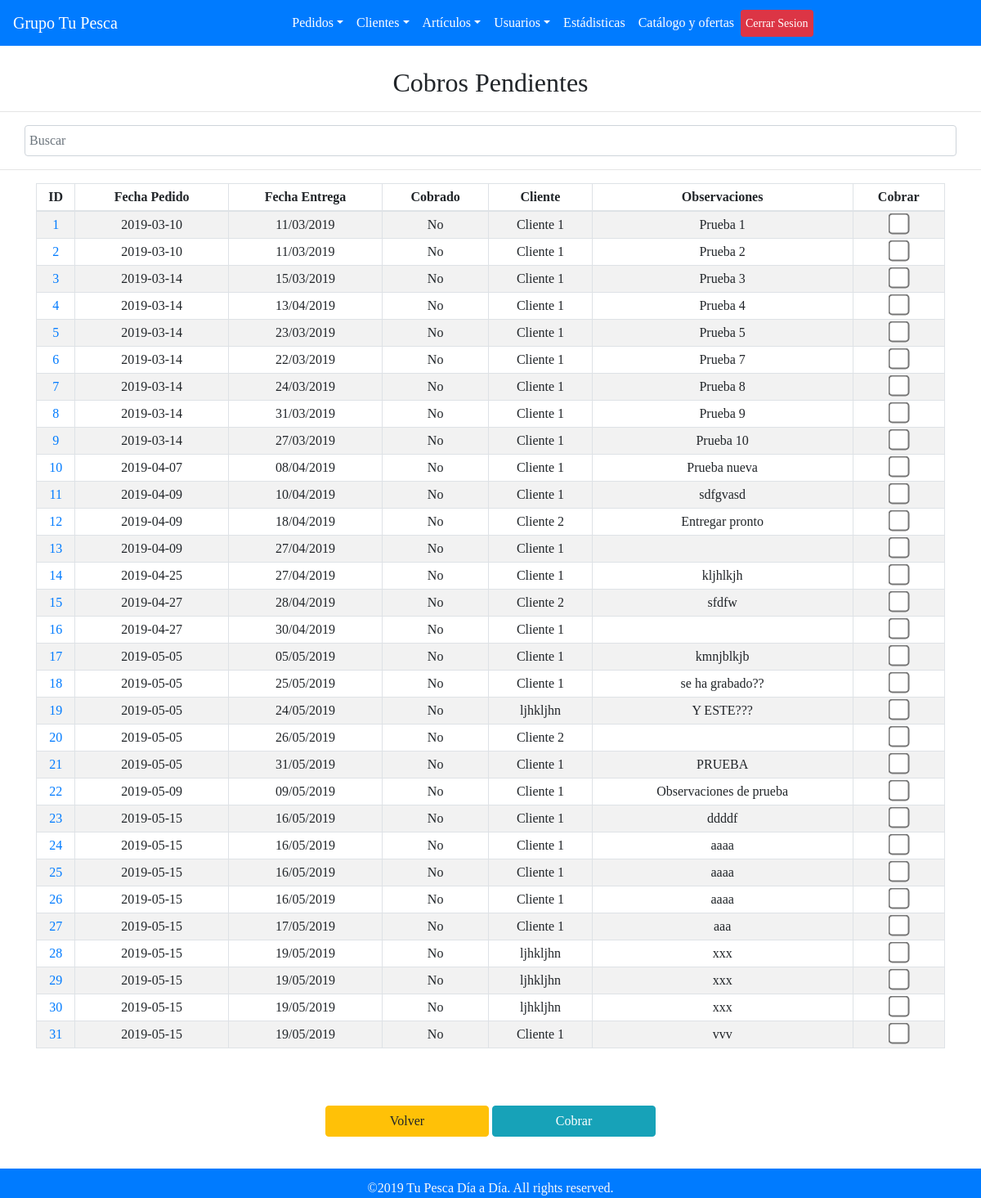
/index.php?page=cobros (signed in), run on the app's committed database.
### tables this page shows
CREATE TABLE `pedidos` (
  `id_pedido` int(11) NOT NULL,
  `fecha_pedido` datetime NOT NULL,
  `fecha_entrega` datetime NOT NULL,
  `cobrado` tinyint(1) NOT NULL DEFAULT '0',
  `CLIENTES_id_cliente` int(11) NOT NULL,
  `observaciones` text NOT NULL
);

CREATE TABLE `clientes` (
  `id_cliente` int(11) NOT NULL,
  `cif_cliente` char(10) NOT NULL,
  `nombre_comercial` varchar(45) NOT NULL,
  `razon_social` varchar(45) NOT NULL,
  `direccion_descarga` varchar(45) NOT NULL,
  `direccion_fiscal` char(45) NOT NULL,
  `telefono_contacto` char(15) NOT NULL,
  `movil_contacto` char(15) DEFAULT NULL,
  `fax_cliente` char(15) DEFAULT NULL,
  `persona_contacto` char(20) DEFAULT NULL,
  `email_cliente` char(45) DEFAULT NULL,
  `forma_pago` char(45) DEFAULT NULL,
  `fecha_creacion` datetime NOT NULL,
  `COMERCIALES_id_comercial` int(11) NOT NULL
);

### pages/cobros.php (the view, shortened to what this page needs)
<?php
    require 'php/data-base-conexion.php';
    $acceso = 3;
    if($_SESSION['user']['access_level'] < $acceso){
?>
    <div class="mensaje">No tiene permisos para ver este recurso</div>
<?php
    }else{
?>
    <h2>Cobros Pendientes</h2>
    <hr>
        <input class="form-control"  type="text" placeholder="Buscar" id="myInput">
        <div class="table-responsive">
    <hr>
    <div class="container generic-form">
        <form  action="php/data-base-cobrar.php" method="post"  autocomplete="off">
        <?php
            $sql= "SELECT * FROM pedidos WHERE cobrado = 0";
            $result = $conn->query($sql);
            if ($result->num_rows > 0) {
                echo '
                <table id="myTable" class="table table-hover table-bordered table-striped">
                    <thead>
                        <tr>
                            <th class="id">ID</th>
                            <th class="fecha-pedido">Fecha Pedido</th>
                            <th class="fecha-entrega">Fecha Entrega</th>
                            <th class="cobrado">Cobrado</th>
                            <th class="cliente">Cliente</th>
                            <th class="observaciones">Observaciones</th>
                            <th class="cobrar">Cobrar</th>
                        </tr>
                    </thead>
                    <tbody>';
                    while($row = $result->fetch_assoc()) {
                        $originalDate = $row["fecha_entrega"];
                        $newDate = date("d/m/Y", strtotime($originalDate));
                        $id_pedido = $row["id_pedido"];
                        if($row["cobrado"]){$cobrado = 'Sí';}else{$cobrado = 'No';}
                        $sql2= "SELECT CLIENTES_id_cliente FROM pedidos WHERE id_pedido = $id_pedido";
                        $result2 = $conn->query($sql2);
                        $row2=mysqli_fetch_array($result2);
                        $cliente_asociado = $row2[0];
                        $sql3= "SELECT * FROM clientes WHERE id_cliente = $cliente_asociado";
                        $result3 = $conn->query($sql3);
                        $row3=mysqli_fetch_array($result3);
                        $descripcion_cli = $row3['nombre_comercial'];
                        echo '<tr>
                            <td><a href="/bootstrap/index.php?page=consultar_pedido&id='.$row["id_pedido"].'">'.$row["id_pedido"].'</td>
                            <td>'.substr($row["fecha_pedido"], 0, 10).'</td>
                            <td>'.$newDate.'</td>
                            <td>'.$cobrado.'</td>
                            <td>'.$descripcion_cli.'</td>
                            <td>'.$row["observaciones"].'</td>
                            <td class="td-checbox">
                                <input type="checkbox"  name="chk[]" />
                            </td>
                        </tr>';
                    }
                    echo "</tbody></table>";
                } else {
                    echo "No hay pedidos pendientes de servir";
                }
        ?>
        <div class="boton-fijado">
		    <div class="btn-group ">
			    <button type="button" onClick="javascript:history.back()" class="btn  btn-responsive btn-warning" >Volver</button>
		    </div>
		    <div class="btn-group ">
                <button type="submit" class="btn btn-info btn-responsive submit" id="form-submit-button"> Cobrar </button>
		    </div>
	    </div>
        </form>
    </div>
<?php
    }

### css/style.css (style rules this page uses)
html { min-height: 100%; position: relative; }
body { font-family: Georgia, Times, "Times New Roman", serif; margin: 0; margin-bottom: 40px; }
.generic-form { max-width: 1800px; }
.generic-form .btn { width: 20%; margin: 20px auto 0; display: block; outline: none; }
.generic-form input, select { border-radius: 2px; padding-right: 30px; -moz-transition: padding .25s; -webkit-transition: padding .25s; -o-transition: padding .25s; transition: padding .25s; }
.generic-form input[type="checkbox"] { background: none; box-shadow: none; border: none; }
input[type=checkbox] { transform: scale(2); }
.table { max-width: 95%; margin-bottom: 1rem; margin: auto; }
.table thead { text-align: center; }
.table tbody { text-align: center; }
#myInput { margin: auto; width: 95%; }
body { min-height:100%; }
select, input { min-height:10px; padding:5px!important; }
table td, table th { padding:0.25rem!important; vertical-align: inherit!important; }
table th.id { max-width:20px; }
table th.fecha-pedido { max-width:100px; }
table th.fecha-entrega { max-width:100px; }
table th.cobrado { max-width:100px; }
table th.cliente { max-width:100px; }
.boton-fijado { position:relative; padding:50px 0 25px; }
.boton-fijado button { min-width:200px; margin:0; }

### data on the page
pedidos: id_pedido "1", fecha_pedido "2019-03-10", fecha_entrega "11/03/2019", cobrado "No", CLIENTES_id_cliente.nombre_comercial "Cliente 1", observaciones "Prueba 1"
pedidos: id_pedido "2", fecha_pedido "2019-03-10", fecha_entrega "11/03/2019", cobrado "No", CLIENTES_id_cliente.nombre_comercial "Cliente 1", observaciones "Prueba 2"
pedidos: id_pedido "3", fecha_pedido "2019-03-14", fecha_entrega "15/03/2019", cobrado "No", CLIENTES_id_cliente.nombre_comercial "Cliente 1", observaciones "Prueba 3"
pedidos: id_pedido "4", fecha_pedido "2019-03-14", fecha_entrega "13/04/2019", cobrado "No", CLIENTES_id_cliente.nombre_comercial "Cliente 1", observaciones "Prueba 4"
pedidos: id_pedido "5", fecha_pedido "2019-03-14", fecha_entrega "23/03/2019", cobrado "No", CLIENTES_id_cliente.nombre_comercial "Cliente 1", observaciones "Prueba 5"
pedidos: id_pedido "6", fecha_pedido "2019-03-14", fecha_entrega "22/03/2019", cobrado "No", CLIENTES_id_cliente.nombre_comercial "Cliente 1", observaciones "Prueba 7"
pedidos: id_pedido "7", fecha_pedido "2019-03-14", fecha_entrega "24/03/2019", cobrado "No", CLIENTES_id_cliente.nombre_comercial "Cliente 1", observaciones "Prueba 8"
pedidos: id_pedido "8", fecha_pedido "2019-03-14", fecha_entrega "31/03/2019", cobrado "No", CLIENTES_id_cliente.nombre_comercial "Cliente 1", observaciones "Prueba 9"
pedidos: id_pedido "9", fecha_pedido "2019-03-14", fecha_entrega "27/03/2019", cobrado "No", CLIENTES_id_cliente.nombre_comercial "Cliente 1", observaciones "Prueba 10"
pedidos: id_pedido "10", fecha_pedido "2019-04-07", fecha_entrega "08/04/2019", cobrado "No", CLIENTES_id_cliente.nombre_comercial "Cliente 1", observaciones "Prueba nueva"
pedidos: id_pedido "11", fecha_pedido "2019-04-09", fecha_entrega "10/04/2019", cobrado "No", CLIENTES_id_cliente.nombre_comercial "Cliente 1", observaciones "sdfgvasd"
pedidos: id_pedido "12", fecha_pedido "2019-04-09", fecha_entrega "18/04/2019", cobrado "No", CLIENTES_id_cliente.nombre_comercial "Cliente 2", observaciones "Entregar pronto"
pedidos: id_pedido "13", fecha_pedido "2019-04-09", fecha_entrega "27/04/2019", cobrado "No", CLIENTES_id_cliente.nombre_comercial "Cliente 1"
pedidos: id_pedido "14", fecha_pedido "2019-04-25", fecha_entrega "27/04/2019", cobrado "No", CLIENTES_id_cliente.nombre_comercial "Cliente 1", observaciones "kljhlkjh"
pedidos: id_pedido "15", fecha_pedido "2019-04-27", fecha_entrega "28/04/2019", cobrado "No", CLIENTES_id_cliente.nombre_comercial "Cliente 2", observaciones "sfdfw"
pedidos: id_pedido "16", fecha_pedido "2019-04-27", fecha_entrega "30/04/2019", cobrado "No", CLIENTES_id_cliente.nombre_comercial "Cliente 1"
pedidos: id_pedido "17", fecha_pedido "2019-05-05", fecha_entrega "05/05/2019", cobrado "No", CLIENTES_id_cliente.nombre_comercial "Cliente 1", observaciones "kmnjblkjb"
pedidos: id_pedido "18", fecha_pedido "2019-05-05", fecha_entrega "25/05/2019", cobrado "No", CLIENTES_id_cliente.nombre_comercial "Cliente 1", observaciones "se ha grabado??"
pedidos: id_pedido "19", fecha_pedido "2019-05-05", fecha_entrega "24/05/2019", cobrado "No", CLIENTES_id_cliente.nombre_comercial "ljhkljhn", observaciones "Y ESTE???"
pedidos: id_pedido "20", fecha_pedido "2019-05-05", fecha_entrega "26/05/2019", cobrado "No", CLIENTES_id_cliente.nombre_comercial "Cliente 2"
pedidos: id_pedido "21", fecha_pedido "2019-05-05", fecha_entrega "31/05/2019", cobrado "No", CLIENTES_id_cliente.nombre_comercial "Cliente 1", observaciones "PRUEBA"
pedidos: id_pedido "22", fecha_pedido "2019-05-09", fecha_entrega "09/05/2019", cobrado "No", CLIENTES_id_cliente.nombre_comercial "Cliente 1", observaciones "Observaciones de prueba"
pedidos: id_pedido "23", fecha_pedido "2019-05-15", fecha_entrega "16/05/2019", cobrado "No", CLIENTES_id_cliente.nombre_comercial "Cliente 1", observaciones "ddddf"
pedidos: id_pedido "24", fecha_pedido "2019-05-15", fecha_entrega "16/05/2019", cobrado "No", CLIENTES_id_cliente.nombre_comercial "Cliente 1", observaciones "aaaa"
pedidos: id_pedido "25", fecha_pedido "2019-05-15", fecha_entrega "16/05/2019", cobrado "No", CLIENTES_id_cliente.nombre_comercial "Cliente 1", observaciones "aaaa"
pedidos: id_pedido "26", fecha_pedido "2019-05-15", fecha_entrega "16/05/2019", cobrado "No", CLIENTES_id_cliente.nombre_comercial "Cliente 1", observaciones "aaaa"
pedidos: id_pedido "27", fecha_pedido "2019-05-15", fecha_entrega "17/05/2019", cobrado "No", CLIENTES_id_cliente.nombre_comercial "Cliente 1", observaciones "aaa"
pedidos: id_pedido "28", fecha_pedido "2019-05-15", fecha_entrega "19/05/2019", cobrado "No", CLIENTES_id_cliente.nombre_comercial "ljhkljhn", observaciones "xxx"
pedidos: id_pedido "29", fecha_pedido "2019-05-15", fecha_entrega "19/05/2019", cobrado "No", CLIENTES_id_cliente.nombre_comercial "ljhkljhn", observaciones "xxx"
pedidos: id_pedido "30", fecha_pedido "2019-05-15", fecha_entrega "19/05/2019", cobrado "No", CLIENTES_id_cliente.nombre_comercial "ljhkljhn", observaciones "xxx"
pedidos: id_pedido "31", fecha_pedido "2019-05-15", fecha_entrega "19/05/2019", cobrado "No", CLIENTES_id_cliente.nombre_comercial "Cliente 1", observaciones "vvv"

### other printed values
$config['name'] "Tu Pesca Día a Día"
